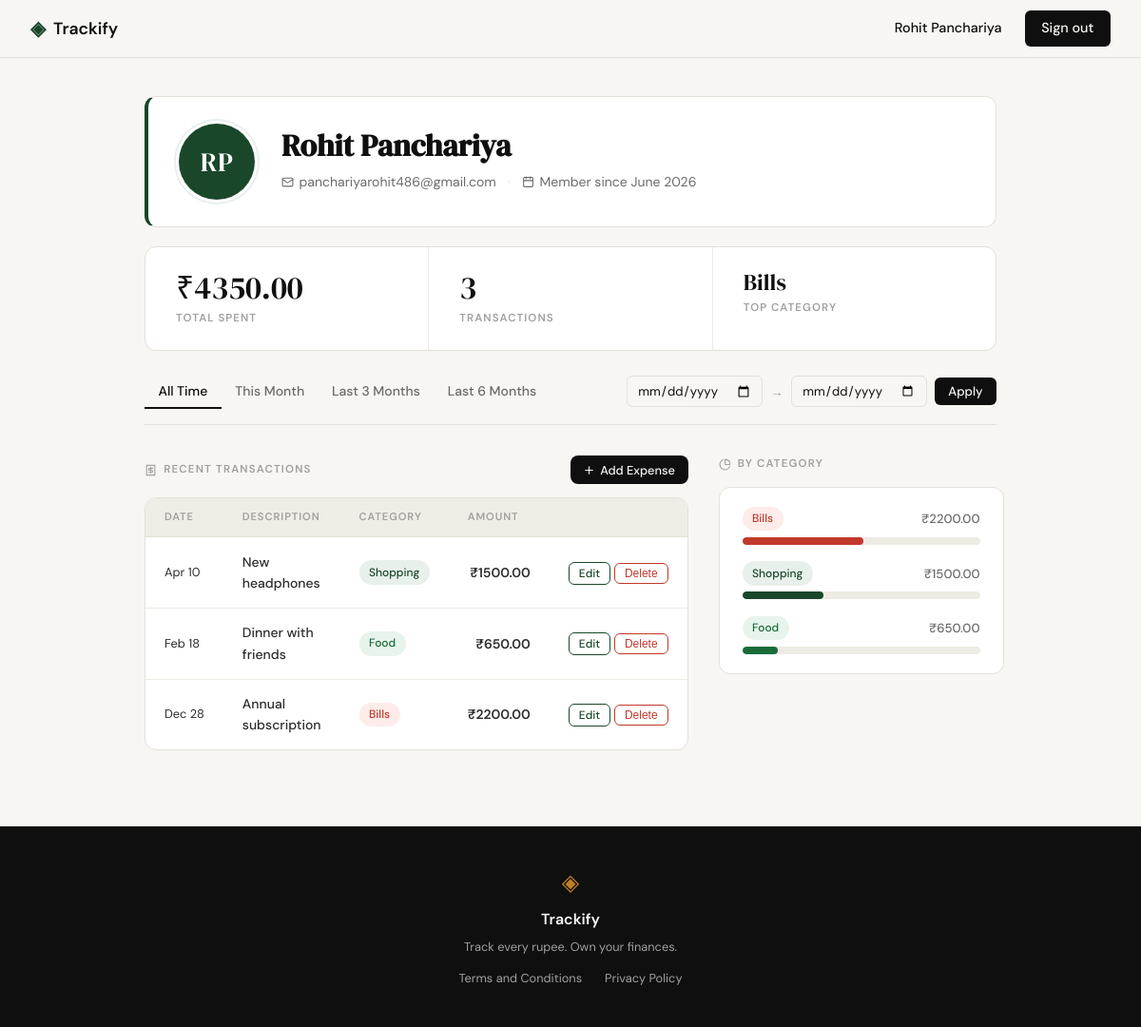
Page /profile (signed in) on the earlier database version.
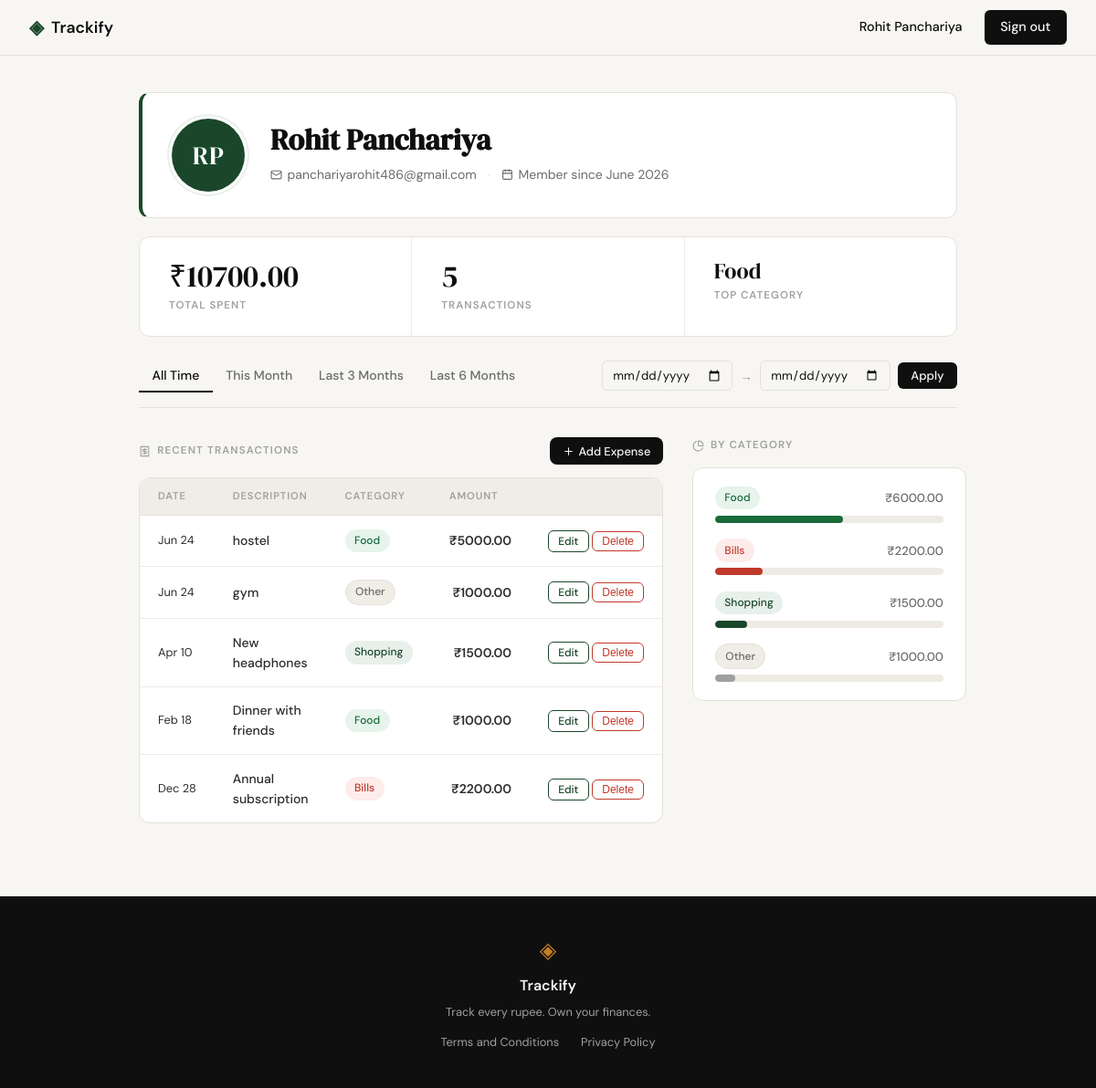
Same page on the later database version.
### tables this page shows
CREATE TABLE users (
            id            INTEGER PRIMARY KEY AUTOINCREMENT,
            name          TEXT    NOT NULL,
            email         TEXT    NOT NULL UNIQUE,
            password_hash TEXT    NOT NULL,
            created_at    TEXT    DEFAULT (datetime('now'))
        );

CREATE TABLE expenses (
            id          INTEGER PRIMARY KEY AUTOINCREMENT,
            user_id     INTEGER NOT NULL REFERENCES users(id) ON DELETE CASCADE,
            amount      REAL    NOT NULL,
            category    TEXT    NOT NULL,
            date        TEXT    NOT NULL,
            description TEXT,
            created_at  TEXT    DEFAULT (datetime('now'))
        );

### app.py (the view)
@app.route("/profile")
@login_required
def profile():
    uid = session["user_id"]
    user = get_user_by_id(uid)
    today = date.today()
    today_str = today.isoformat()
    preset_this_month_from = today.replace(day=1).isoformat()
    m3, y3 = today.month - 3, today.year
    if m3 <= 0:
        m3, y3 = m3 + 12, y3 - 1
    preset_3months_from = date(y3, m3, 1).isoformat()
    m6, y6 = today.month - 6, today.year
    if m6 <= 0:
        m6, y6 = m6 + 12, y6 - 1
    preset_6months_from = date(y6, m6, 1).isoformat()
    raw_from = request.args.get('date_from', '').strip()
    raw_to   = request.args.get('date_to',   '').strip()
    date_from = date_to = None
    if raw_from:
        try:
            datetime.strptime(raw_from, '%Y-%m-%d')
            date_from = raw_from
        except ValueError:
            pass
    if raw_to:
        try:
            datetime.strptime(raw_to, '%Y-%m-%d')
            date_to = raw_to
        except ValueError:
            pass
    if bool(date_from) != bool(date_to):
        flash("Please provide both a start and an end date.")
        date_from = date_to = None
    elif date_from and date_to and date_from > date_to:
        flash("Start date must be before end date.")
        date_from = date_to = None
    if not date_from and not date_to:
        active_preset = 'all_time'
    elif date_from == preset_this_month_from and date_to == today_str:
        active_preset = 'this_month'
    elif date_from == preset_3months_from and date_to == today_str:
        active_preset = '3_months'
    elif date_from == preset_6months_from and date_to == today_str:
        active_preset = '6_months'
    else:
        active_preset = 'custom'
    stats        = get_summary_stats(uid, date_from=date_from, date_to=date_to)
    transactions = get_recent_transactions(uid, date_from=date_from, date_to=date_to)
    categories   = get_category_breakdown(uid, date_from=date_from, date_to=date_to)
    return render_template(
        "profile.html",
        user=user,
        stats=stats,
        transactions=transactions,
        categories=categories,
        valid_categories=VALID_CATEGORIES,
        date_from=date_from,
        date_to=date_to,
        active_preset=active_preset,
        preset_this_month_from=preset_this_month_from,
        preset_this_month_to=today_str,
        preset_3months_from=preset_3months_from,
        preset_3months_to=today_str,
        preset_6months_from=preset_6months_from,
        preset_6months_to=today_str,
    )

### app.py (called while the page is built)
def login_required(f):
    @functools.wraps(f)
    def decorated(*args, **kwargs):
        if not session.get('user_id'):
            flash("Please sign in to continue.")
            return redirect(url_for('login'))
        return f(*args, **kwargs)
    return decorated

### database/db.py (called while the page is built)
def get_db():
    conn = sqlite3.connect(DB_PATH)
    conn.row_factory = sqlite3.Row
    conn.execute("PRAGMA foreign_keys = ON")
    return conn

### database/queries.py (called while the page is built)
def _date_filter(user_id, date_from, date_to):
    where  = "WHERE user_id = ?"
    params = [user_id]
    if date_from and date_to:
        where  += " AND date BETWEEN ? AND ?"
        params += [date_from, date_to]
    return where, params

def get_user_by_id(user_id):
    conn = get_db()
    try:
        row = conn.execute(
            "SELECT name, email, created_at FROM users WHERE id = ?",
            (user_id,),
        ).fetchone()
        if row is None:
            return None
        dt = datetime.strptime(row["created_at"], "%Y-%m-%d %H:%M:%S")
        words = row["name"].split()
        initials = "".join(w[0].upper() for w in words[:2])
        return {
            "name": row["name"],
            "email": row["email"],
            "member_since": dt.strftime("%B %Y"),
            "initials": initials,
        }
    finally:
        conn.close()

def get_summary_stats(user_id, date_from=None, date_to=None):
    conn = get_db()
    try:
        where, params = _date_filter(user_id, date_from, date_to)
        row = conn.execute(
            f"SELECT COUNT(*) as cnt, COALESCE(SUM(amount), 0) as total "
            f"FROM expenses {where}",
            params,
        ).fetchone()
        total = row["total"]
        count = row["cnt"]
        top_row = conn.execute(
            f"SELECT category FROM expenses {where} "
            f"GROUP BY category ORDER BY SUM(amount) DESC LIMIT 1",
            params,
        ).fetchone()
        top_category = top_row["category"] if top_row else "—"
        return {
            "total_spent": f"₹{total:.2f}",
            "transaction_count": count,
            "top_category": top_category,
        }
    finally:
        conn.close()

### templates/profile.html (shortened to what this page needs)
{% extends "base.html" %}
{% block content %}
<div class="profile-page">
  <div class="profile-hero">
    <div class="profile-avatar">{{ user.initials }}</div>
    <div class="profile-hero-info">
      <h1 class="profile-name">{{ user.name }}</h1>
      <div class="profile-meta-row">
        <span class="profile-meta-item">
          <i data-lucide="mail"></i>{{ user.email }}
        </span>
        <span class="profile-meta-sep">·</span>
        <span class="profile-meta-item">
          <i data-lucide="calendar"></i>Member since {{ user.member_since }}
        </span>
      </div>
    </div>
  </div>
  <div class="profile-stats-strip">
    <div class="pstat">
      <span class="pstat-value">{{ stats.total_spent }}</span>
      <span class="pstat-label">Total Spent</span>
    </div>
    <div class="pstat">
      <span class="pstat-value">{{ stats.transaction_count }}</span>
      <span class="pstat-label">Transactions</span>
    </div>
    <div class="pstat">
      <span class="pstat-value pstat-cat">{{ stats.top_category }}</span>
      <span class="pstat-label">Top Category</span>
    </div>
  </div>
  <div class="filter-bar">
    <div class="filter-tabs">
      <a href="{{ url_for('profile') }}"
         class="filter-tab{% if active_preset == 'all_time' %} active{% endif %}">All Time</a>
      <a href="{{ url_for('profile', date_from=preset_this_month_from, date_to=preset_this_month_to) }}"
         class="filter-tab{% if active_preset == 'this_month' %} active{% endif %}">This Month</a>
      <a href="{{ url_for('profile', date_from=preset_3months_from, date_to=preset_3months_to) }}"
         class="filter-tab{% if active_preset == '3_months' %} active{% endif %}">Last 3 Months</a>
      <a href="{{ url_for('profile', date_from=preset_6months_from, date_to=preset_6months_to) }}"
         class="filter-tab{% if active_preset == '6_months' %} active{% endif %}">Last 6 Months</a>
    </div>
    <form method="GET" action="{{ url_for('profile') }}" class="filter-custom-form">
      <input type="date" name="date_from" value="{{ date_from or '' }}" class="form-input filter-date-input">
      <span class="filter-to-label">→</span>
      <input type="date" name="date_to" value="{{ date_to or '' }}" class="form-input filter-date-input">
      <button type="submit" class="btn-primary filter-apply-btn">Apply</button>
    </form>
  </div>
  <div class="profile-main-grid">
    <div class="profile-transactions-col">
      <div class="profile-section-header">
        <h2 class="profile-section-title">
          <i data-lucide="receipt"></i>
          Recent Transactions
        </h2>
        <button class="btn-primary btn-add-expense" id="open-add-expense-modal">
          <i data-lucide="plus"></i> Add Expense
        </button>
      </div>
      <div class="profile-table-wrap">
        <table class="profile-table">
          <thead>
            <tr>
              <th>Date</th>
              <th>Description</th>
              <th>Category</th>
              <th class="amount-col">Amount</th>
              <th class="actions-col"></th>
            </tr>
          </thead>
          <tbody>
            {% for tx in transactions %}
            <tr>
              <td class="tx-date">{{ tx.date }}</td>
              <td class="tx-desc">{{ tx.description }}</td>
              <td>
                <span class="badge badge-{{ tx.category | lower | replace(' ', '-') }}">
                  {{ tx.category }}
                </span>
              </td>
              <td class="amount-col tx-amount">{{ tx.amount }}</td>
              <td class="actions-col">
                <a href="{{ url_for('edit_expense', id=tx.id) }}" class="tx-edit-link">Edit</a>
                <form method="POST" action="{{ url_for('delete_expense', id=tx.id) }}" style="display:inline"
                      onsubmit="return confirm('Delete this expense?')">
                  <button type="submit" class="btn-delete">Delete</button>
                </form>
              </td>
            </tr>
            {% else %}
            <tr>
              <td colspan="5" class="tx-empty">No transactions match your filter.</td>
            </tr>
            {% endfor %}
          </tbody>
        </table>
      </div>
    </div>
    <div class="profile-breakdown-col">
      <h2 class="profile-section-title">
        <i data-lucide="pie-chart"></i>
        By Category
      </h2>
      <div class="profile-breakdown">
        {% for cat in categories %}
        <div class="breakdown-row">
          <div class="breakdown-meta">
            <span class="badge badge-{{ cat.name | lower | replace(' ', '-') }}">{{ cat.name }}</span>
            <span class="breakdown-amount">{{ cat.amount }}</span>
          </div>
          <div class="preview-bar-track">
            <div class="preview-bar breakdown-bar breakdown-bar-{{ cat.name | lower | replace(' ', '-') }}"
                 style="width: {{ cat.pct }}%"></div>
          </div>
        </div>
        {% else %}
        <p class="breakdown-empty">No data for this period.</p>
        {% endfor %}
      </div>
    </div>
  </div>
</div>
{% endblock %}

### templates/base.html (shortened to what this page needs)
<!DOCTYPE html>
<html lang="en">
<head>
    <link rel="stylesheet" href="{{ url_for('static', filename='css/style.css') }}">
</head>
<body>
    <nav class="navbar">
        <div class="nav-inner">
            <a href="{{ url_for('landing') }}" class="nav-brand">
                <span class="brand-icon">◈</span>
                <span class="brand-name">Trackify</span>
            </a>
            <div class="nav-links">
                {% if session.get('user_id') %}
                <span class="nav-user">{{ session['user_name'] }}</span>
                <a href="{{ url_for('logout') }}" class="nav-cta">Sign out</a>
                {% else %}
                <a href="{{ url_for('login') }}">Sign in</a>
                <a href="{{ url_for('register') }}" class="nav-cta">Get started</a>
                {% endif %}
            </div>
        </div>
    </nav>
    <main class="main-content">
        {% block content %}{% endblock %}
    </main>
    <footer class="footer">
        <div class="footer-inner">
            <span class="brand-icon">◈</span>
            <span class="footer-name">Trackify</span>
            <p class="footer-copy">Track every rupee. Own your finances.</p>
            <div class="footer-links">
                <a href="{{ url_for('terms') }}">Terms and Conditions</a>
                <a href="{{ url_for('privacy') }}">Privacy Policy</a>
            </div>
        </div>
    </footer>
</body>
</html>

Differences in the rows shown:
added expenses: date "Jun 24", description "hostel", category "Food", amount "₹5000.00"
added expenses: date "Jun 24", description "gym", category "Other", amount "₹1000.00"
changed expenses "Dinner with friends": amount "₹650.00" → "₹1000.00"
shown differently, row unchanged: expenses "Annual subscription": top_category "Bills" → (not shown)
Other differences:
{{ stats.total_spent }}: "₹4350.00" → "₹10700.00"
{{ stats.transaction_count }}: "3" → "5"
{{ stats.top_category }}: (not shown) → "Food"
{{ cat.pct }}: 51 → 21 (drawn)
{{ cat.pct }}: 34 → 14 (drawn)
new list line: "Food ₹6000.00"
new list line: "Other ₹1000.00"
list line gone: "Food ₹650.00"
